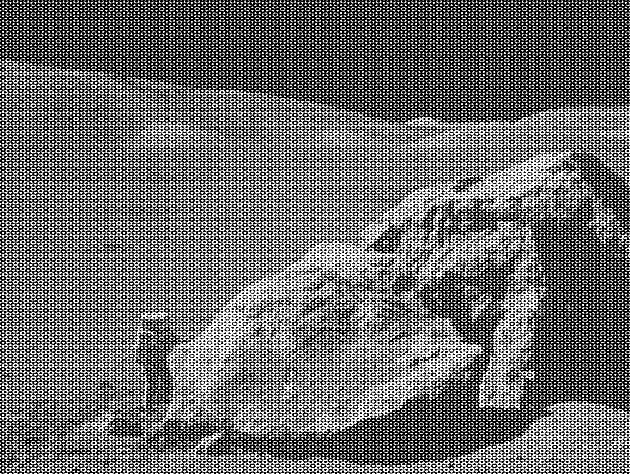
#> input picture TP3-Foruier/code/TP3_images/NASA_appolo17_noisy.png, 630 x 474 px, given in place of lenna.png, which was not available
$ python TP3.py   (older library calls are emulated)
#> lines starting #> are read from the running program, lines starting #| are printed output that depends on the picture; pictures that were not available may be replaced by others from this repository, and a replacement may not be noted

# coding: utf-8

# In[110]:

## Exercise 3

from scipy import misc
import numpy as np
import scipy
import matplotlib.pyplot as plt
import matplotlib as mpl

mpl.rcParams['figure.figsize']=(6.0,4.0)    #(6.0,4.0)
mpl.rcParams['font.size']=12                #10
mpl.rcParams['savefig.dpi']=300             #72
mpl.rcParams['figure.subplot.bottom']=.1    #.125

def plotfft(fft):
    plt.imshow(np.log(np.fft.fftshift(fft)), interpolation="none",cmap="plasma")
def pltphas(fft):
    plt.imshow(np.fft.fftshift(fft), interpolation="none",cmap="plasma")

def pltimg(i):
    plt.imshow(i,interpolation="none",cmap="gray")

def rgb2gray(rgb):

    r, g, b = rgb[:,:,0], rgb[:,:,1], rgb[:,:,2]
    gray = 0.2989 * r + 0.5870 * g + 0.1140 * b

    return gray

i = np.asarray(misc.imread('lenna.png'))
#> i is the input picture: shape (474, 630, 3); min 0, max 255, mean 108.1
i= rgb2gray(i)
I = np.fft.fft2(i)
absI = np.abs(I)
angI = np.angle(I)
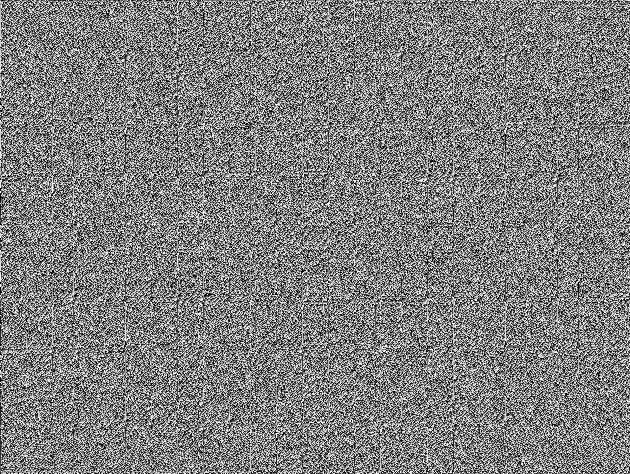
#> angI: shape (474, 630) float64; min -3.14, max 3.14, mean -9.52e-20; drawn with min black and max white
pltimg(i)
plt.figure()
plotfft(absI)
plt.title("magnitude")
plt.savefig("tp3_e3_plt1.png",bbox_inches='tight')
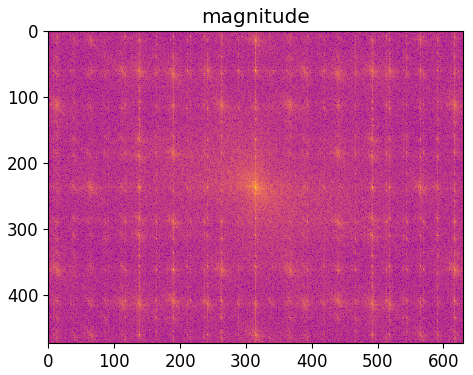
#> figure drawn by matplotlib, 1 panel

plt.figure()
plt.title("phase")
pltphas(angI)
plt.savefig("tp3_e3_plt2.png",bbox_inches='tight')
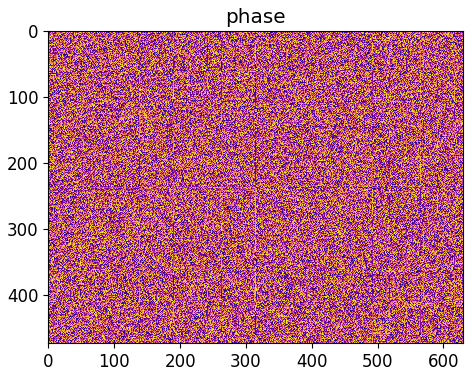
#> figure drawn by matplotlib, 1 panel

# Inverse FFT
i_rec = np.fft.ifft2(I)
i_abs = np.fft.ifft2(absI)
i_ang = np.fft.ifft2(angI)
plt.figure()
pltimg(np.abs(i_rec))
plt.title("reconstrated")
plt.figure()
plt.title("reconstructed using magnitude")
plt.imshow(np.log(np.abs(i_abs)),cmap="plasma")
plt.savefig("tp3_e3_plt3.png",bbox_inches='tight')
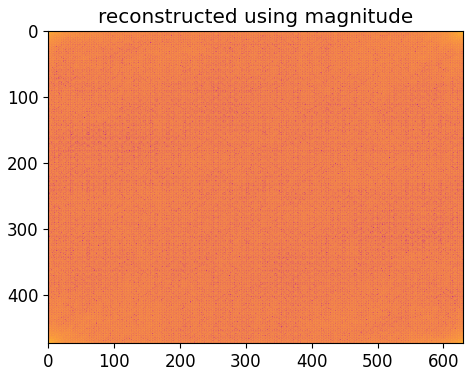
#> figure drawn by matplotlib, 1 panel

# plotfft(np.abs(i_abs))
plt.figure()
# plotfft(np.abs(i_ang))
plt.title("reconstructed using phase")
plt.imshow(np.log(np.abs(i_ang)),cmap="plasma")
plt.savefig("tp3_e3_plt4.png",bbox_inches='tight')
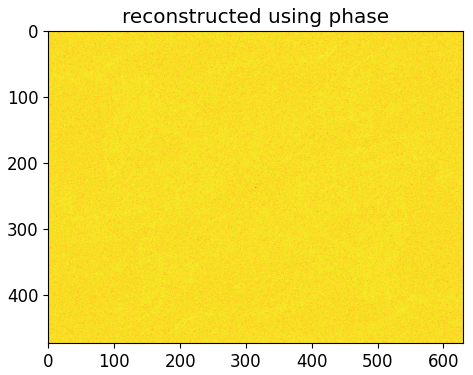
#> figure drawn by matplotlib, 1 panel
#> (the run stopped early here; a loop or call above may not have finished)

$ run again, on TP3-Foruier/code/TP3_images/csi_2.jpg
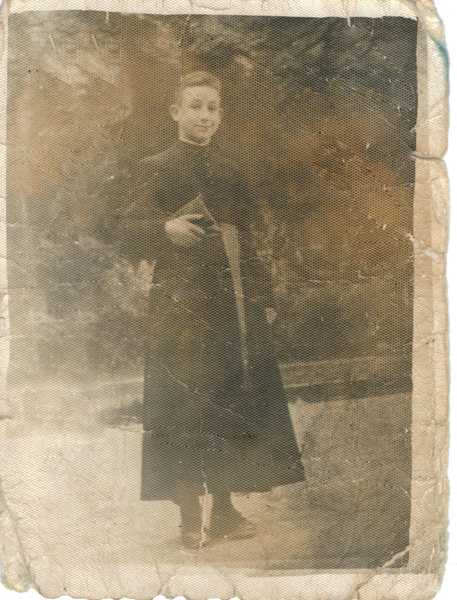
#> input picture TP3-Foruier/code/TP3_images/csi_2.jpg, 457 x 600 px, given in place of lenna.png, which was not available
#> i is the input picture: shape (600, 457, 3); mean R, G, B 156.6, 141.8, 115.7
#> `angI = np.angle(I)`:
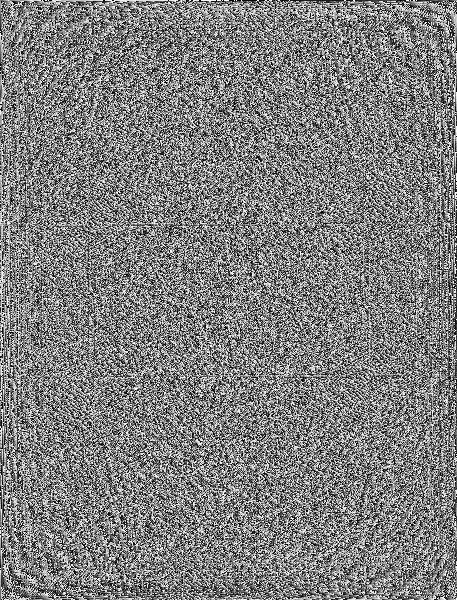
#> angI: shape (600, 457) float64; min -3.14, max 3.14, mean -1.15e-05; drawn with min black and max white
#> `plt.savefig("tp3_e3_plt4.png",bbox_inches='tight')`:
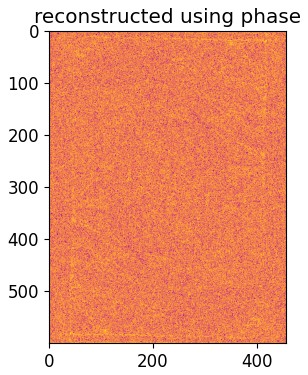
#> figure drawn by matplotlib, 1 panel
